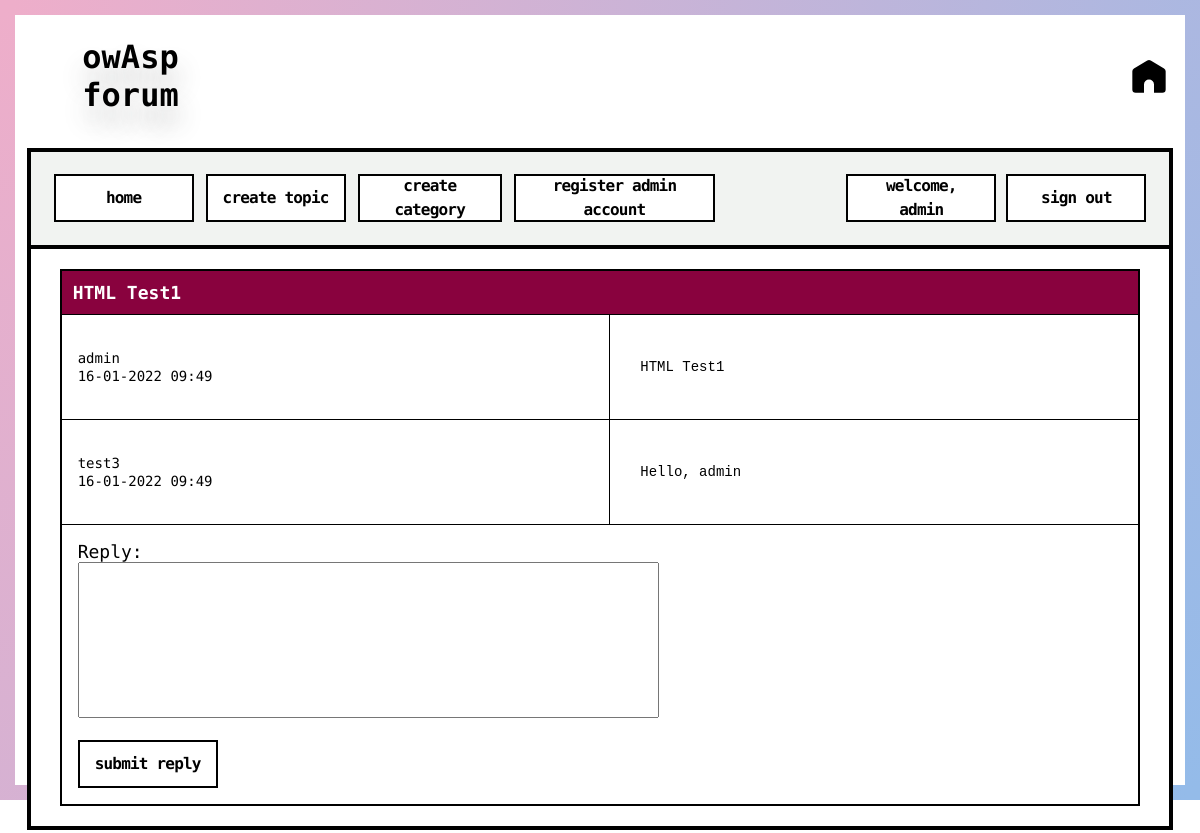
Screenshot of /forum/topic.php?id=3 (signed in) with the database file from the repository.
### tables this page shows
CREATE TABLE `topics` (
  `topic_id` int(8) NOT NULL,
  `topic_subject` varchar(255) NOT NULL,
  `topic_date` datetime NOT NULL,
  `topic_cat` int(8) NOT NULL,
  `topic_by` int(8) NOT NULL
);

CREATE TABLE `posts` (
  `post_id` int(8) NOT NULL,
  `post_content` text NOT NULL,
  `post_date` datetime NOT NULL,
  `post_topic` int(8) NOT NULL,
  `post_by` int(8) NOT NULL
);

CREATE TABLE `users` (
  `user_id` int(8) NOT NULL,
  `user_name` varchar(30) NOT NULL,
  `user_pass` varchar(255) NOT NULL,
  `user_email` varchar(255) NOT NULL,
  `user_date` datetime NOT NULL,
  `user_level` int(8) NOT NULL
);

### forum/topic.php (the view, shortened to what this page needs)
<?php
include 'database.php';
include 'header.php';
$sql = "SELECT
			topic_id,
			topic_subject
		FROM
			topics
		WHERE
			topics.topic_id = " . $_GET['id'];
$result = mysqli_query($connect_database, $sql);
if(!$result)
{
	echo '<br><font style="font-size: 14px;">The topic could not be displayed, please try again later.</font><br><br>';
}
else
{
	if(mysqli_num_rows($result) == 0)
	{
		echo '<br><font style="font-size: 14px;">This topic doesn&prime;t exist.</font><br><br>';
	}
	else
	{
		while($row = mysqli_fetch_assoc($result))
		{
			echo '<table class="topic" border="1">
					<tr>
						<th colspan="2">' . $row['topic_subject'] . '</th>
					</tr>';
			$posts_sql = "SELECT
						posts.post_topic,
						posts.post_content,
						posts.post_date,
						posts.post_by,
						users.user_id,
						users.user_name
					FROM
						posts
					LEFT JOIN
						users
					ON
						posts.post_by = users.user_id
					WHERE
						posts.post_topic = " . $_GET['id'];
			$posts_result = mysqli_query($connect_database, $posts_sql);
			if(!$posts_result)
			{
				echo '<tr><td>The posts could not be displayed, please try again later.</tr></td></table>';
			}
			else
			{
				while($posts_row = mysqli_fetch_assoc($posts_result))
				{
					echo '<tr class="topic-post">
							<td class="user-post"><font style="font-size: 14px;">' . $posts_row['user_name'] . '<br>' . date('d-m-Y H:i', strtotime($posts_row['post_date'])) . '</font></td>
							<td class="post-content"><pre style="font-size: 14px;">' . stripslashes(htmlentities($posts_row['post_content'])) . '</pre></td>
						  </tr>';
				}
			}
			if(!isset($_SESSION['signed_in']))
			{
				echo '<tr><td colspan=2>You must be <a href="signin.php">signed in</a> to reply. You can also <a href="signup.php">sign up</a> for an account.';
			}
			else
			{
				echo '<tr><td colspan="2"><font style="font-size: 18px;">Reply:</font><br>';
			    echo '<form method="post" action="reply.php?id=' . $row['topic_id'] . '">';
				echo '<textarea style="resize:none;" name="reply-content" rows="10" cols="70" wrap="pyhsical"></textarea><br /><br />';
				echo '<input type="submit" value="submit reply" id="item"/>';
				echo '</form></td></tr>';
			}
			echo '</table>';
		}
	}
}
include 'footer.php';
?>

### forum/style.css (style rules this page uses)
html { font-family: "Open Sans;", sans-serif; }
body { text-align: center; background-color: #ffffff; }
table { border-collapse: collapse; width: 100%; border: 2px solid #000; }
th { background-color: #89023E; color: #ffffff; font-family: "Source Code Pro"; padding-top: 11px; padding-left: 11px; padding-bottom: 11px; font-size: 18px; }
td { padding: 16px; }
font { font-family: "Source Code Pro", monospace; font-weight: 500; font-size: 20px; }
#item { font-family: "Major Mono Display", monospace; align-items: center; background-color: #fff; border: 2px solid #000; box-sizing: border-box; color: #000; cursor: pointer; display: inline-flex; fill: #000; font-size: 16px; font-weight: 600; height: 48px; justify-content: center; letter-spacing: -0.8px; line-height: 24px; min-width: 140px; outline: 0; padding: 0 9px; text-align: center; text-decoration: none; transition: all 0.3s; user-select: none; -webkit-user-select: none; touch-action: manipulation; }
.topic-post { height: 100px; overflow: auto; }
.post-content { padding: 30px; }

### rows the page displays
topics: topic_subject "HTML Test1"
posts: post_by.user_name "admin", post_date "16-01-2022 09:49", post_content "HTML Test1"
posts: post_by.user_name "test3", post_date "16-01-2022 09:49", post_content "Hello, admin"

### other values shown
$_SESSION['user_name'] "admin"
